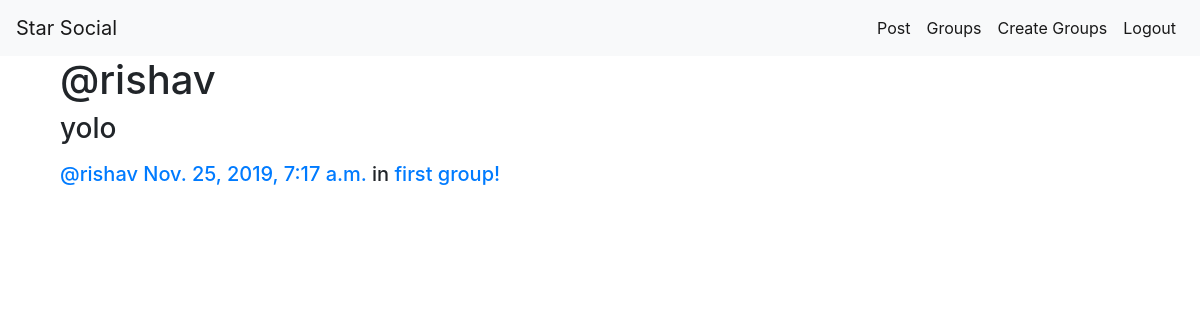
The app's page /posts/by/rishav/ (signed in) with its own data.
### posts/models.py (models this page shows, shortened)
class Post(models.Model):
    user = models.ForeignKey(User, related_name='posts', on_delete=models.CASCADE)
    created_at = models.DateTimeField(auto_now=True)
    message = models.TextField()
    message_html = models.TextField(editable=False)
    group = models.ForeignKey(Group, related_name='posts', null=True, blank=True, on_delete=models.CASCADE)
    class Meta:
        ordering = ['-created_at']
        unique_together = ['user', 'message']

### groups/models.py (models this page shows, shortened)
class Group(models.Model):
    name = models.CharField(max_length=255, unique=True)
    slug = models.SlugField(allow_unicode=True, unique=True)
    description = models.TextField(blank=True, default='')
    description_html = models.TextField(editable=False, default='', blank=True)
    members = models.ManyToManyField(User, through='GroupMember')
    class Meta:
        ordering = ['name']

### posts/views.py (the view)
# urls.py: path('by/<str:username>/', views.UserPosts.as_view(), name='for_user'),
class UserPosts(generic.ListView):
    model = models.Post
    template_name = 'posts/user_post_list.html'
    def get_queryset(self):
        try:
            self.post_user = User.objects.prefetch_related('posts').get(username__iexact=self.kwargs.get('username'))
        except User.DoesNotExist:
            raise Http404
        else:
            return self.post_user.posts.all()
    def get_context_data(self, **kwargs):
        context = super().get_context_data(**kwargs)
        context['post_user'] = self.post_user
        return context

### posts/templates/posts/user_post_list.html
{% extends "posts/post_base.html" %}
{% block prepost %}
    <div class="col-md-4">
        <h1>@{{post_user.username}}</h1>
    </div>
{% endblock %}
{% block post_content %}
    <div class="col-md-8">
        {% for post in post_list %}
            {% include "posts/_post.html" %}
        {% endfor %}
    </div>
{% endblock %}

### posts/templates/posts/_post.html (shortened to what this page needs)
<div class="post media">
    <div class="media-body">
        <h3>{{ post.message_html|safe }}</h3>
        <h5>
            <span>
                <a href="{% url 'posts:for_user' username=post.user.username %}">
                    @{{ post.user.username }}
                </a>
            </span>
            <time>
                <a href="{% url 'posts:single' username=post.user.username pk=post.pk %}">
                    {{ post.created_at }}
                </a>
            </time>
            {% if post.group %}
			<span class="group-name">in <a href="#">{{ post.group.name }}</a></span>
			{% endif %}
        </h5>
    </div>
</div>

### records on screen
Post: message_html "yolo", user.username "rishav", created_at "Nov. 25, 2019, 7:17 a.m.", group.name "first group!"

### other values on screen
{{ post_user.username }} "rishav"
